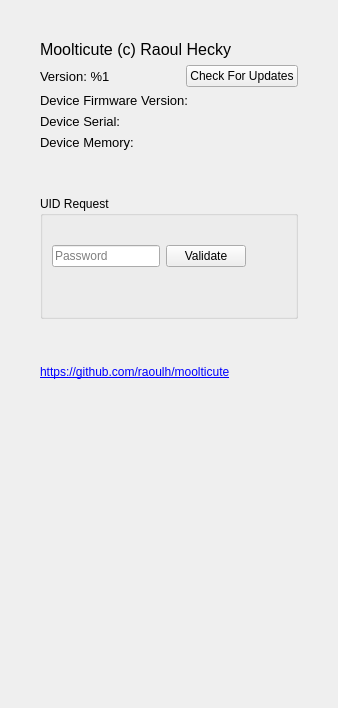
      <widget class="QWidget" name="pageAbout">
       <layout class="QVBoxLayout" name="verticalLayout_10">
        <property name="leftMargin">
         <number>40</number>
        </property>
        <property name="topMargin">
         <number>40</number>
        </property>
        <property name="rightMargin">
         <number>40</number>
        </property>
        <item>
         <widget class="QLabel" name="label_26">
          <property name="font">
           <font>
            <pointsize>12</pointsize>
           </font>
          </property>
          <property name="text">
           <string>Moolticute (c) Raoul Hecky</string>
          </property>
         </widget>
        </item>
        <item>
         <layout class="QHBoxLayout" name="horizontalLayout_6">
          <item>
           <widget class="QLabel" name="labelAboutVers">
            <property name="font">
             <font>
              <pointsize>10</pointsize>
             </font>
            </property>
            <property name="text">
             <string>Version: %1</string>
            </property>
           </widget>
          </item>
          <item>
           <spacer name="horizontalSpacer_2">
            <property name="orientation">
             <enum>Qt::Horizontal</enum>
            </property>
            <property name="sizeHint" stdset="0">
             <size>
              <width>40</width>
              <height>20</height>
             </size>
            </property>
           </spacer>
          </item>
          <item>
           <widget class="QPushButton" name="pushButtonCheckUpdate">
            <property name="text">
             <string>Check For Updates</string>
            </property>
           </widget>
          </item>
         </layout>
        </item>
        <item>
         <widget class="QWidget" name="deviceInfoWidget" native="true">
          <layout class="QVBoxLayout" name="verticalLayout_23">
           <property name="leftMargin">
            <number>0</number>
           </property>
           <property name="topMargin">
            <number>0</number>
           </property>
           <property name="rightMargin">
            <number>0</number>
           </property>
           <property name="bottomMargin">
            <number>0</number>
           </property>
           <item>
            <layout class="QHBoxLayout" name="horizontalLayout_13">
             <item>
              <widget class="QLabel" name="labelAboutFwVers">
               <property name="sizePolicy">
                <sizepolicy hsizetype="Fixed" vsizetype="Preferred">
                 <horstretch>0</horstretch>
                 <verstretch>0</verstretch>
                </sizepolicy>
               </property>
               <property name="font">
                <font>
                 <pointsize>10</pointsize>
                </font>
               </property>
               <property name="text">
                <string>Device Firmware Version:</string>
               </property>
              </widget>
             </item>
             <item>
              <widget class="QLabel" name="labelAboutFwVersValue">
               <property name="font">
                <font>
                 <pointsize>10</pointsize>
                </font>
               </property>
               <property name="text">
                <string/>
               </property>
              </widget>
             </item>
            </layout>
           </item>
           <item>
            <layout class="QHBoxLayout" name="horizontalLayout_15">
             <item>
              <widget class="QLabel" name="labelAbouHwSerial">
               <property name="sizePolicy">
                <sizepolicy hsizetype="Fixed" vsizetype="Preferred">
                 <horstretch>0</horstretch>
                 <verstretch>0</verstretch>
                </sizepolicy>
               </property>
               <property name="font">
                <font>
                 <pointsize>10</pointsize>
                </font>
               </property>
               <property name="text">
                <string>Device Serial:</string>
               </property>
              </widget>
             </item>
             <item>
              <widget class="QLabel" name="labelAbouHwSerialValue">
               <property name="font">
                <font>
                 <pointsize>10</pointsize>
                </font>
               </property>
               <property name="text">
                <string/>
               </property>
              </widget>
             </item>
            </layout>
           </item>
           <item>
            <layout class="QHBoxLayout" name="horizontalLayout_29">
             <item>
              <widget class="QLabel" name="labelAbouHwMemory">
               <property name="sizePolicy">
                <sizepolicy hsizetype="Fixed" vsizetype="Preferred">
                 <horstretch>0</horstretch>
                 <verstretch>0</verstretch>
                </sizepolicy>
               </property>
               <property name="font">
                <font>
                 <pointsize>10</pointsize>
                </font>
               </property>
               <property name="text">
                <string>Device Memory:</string>
               </property>
              </widget>
             </item>
             <item>
              <widget class="QLabel" name="labelAbouHwMemoryValue">
               <property name="font">
                <font>
                 <pointsize>10</pointsize>
                </font>
               </property>
               <property name="text">
                <string/>
               </property>
              </widget>
             </item>
            </layout>
           </item>
          </layout>
         </widget>
        </item>
        <item>
         <spacer name="verticalSpacer_15">
          <property name="orientation">
           <enum>Qt::Vertical</enum>
          </property>
          <property name="sizeType">
           <enum>QSizePolicy::MinimumExpanding</enum>
          </property>
          <property name="sizeHint" stdset="0">
           <size>
            <width>20</width>
            <height>40</height>
           </size>
          </property>
         </spacer>
        </item>
        <item>
         <widget class="QGroupBox" name="UIDRequestGB">
          <property name="title">
           <string>UID Request</string>
          </property>
          <layout class="QVBoxLayout" name="verticalLayout_20">
           <item>
            <widget class="QLabel" name="UIDRequestLabel">
             <property name="text">
              <string/>
             </property>
             <property name="textFormat">
              <enum>Qt::RichText</enum>
             </property>
             <property name="wordWrap">
              <bool>true</bool>
             </property>
             <property name="margin">
              <number>5</number>
             </property>
             <property name="openExternalLinks">
              <bool>true</bool>
             </property>
            </widget>
           </item>
           <item>
            <layout class="QHBoxLayout" name="horizontalLayout_14">
             <item>
              <widget class="QLineEdit" name="UIDRequestKeyInput">
               <property name="sizePolicy">
                <sizepolicy hsizetype="MinimumExpanding" vsizetype="Maximum">
                 <horstretch>0</horstretch>
                 <verstretch>0</verstretch>
                </sizepolicy>
               </property>
               <property name="maxLength">
                <number>32</number>
               </property>
               <property name="placeholderText">
                <string>Password</string>
               </property>
              </widget>
             </item>
             <item>
              <widget class="QPushButton" name="UIDRequestValidateBtn">
               <property name="text">
                <string>Validate</string>
               </property>
              </widget>
             </item>
             <item>
              <spacer name="horizontalSpacer_31">
               <property name="orientation">
                <enum>Qt::Horizontal</enum>
               </property>
               <property name="sizeHint" stdset="0">
                <size>
                 <width>40</width>
                 <height>20</height>
                </size>
               </property>
              </spacer>
             </item>
            </layout>
           </item>
           <item>
            <layout class="QHBoxLayout" name="horizontalLayout_28">
             <item>
              <widget class="QLabel" name="UIDRequestResultIcon">
               <property name="sizePolicy">
                <sizepolicy hsizetype="Fixed" vsizetype="Fixed">
                 <horstretch>0</horstretch>
                 <verstretch>0</verstretch>
                </sizepolicy>
               </property>
               <property name="minimumSize">
                <size>
                 <width>34</width>
                 <height>34</height>
                </size>
               </property>
               <property name="text">
                <string/>
               </property>
              </widget>
             </item>
             <item>
              <widget class="QLabel" name="UIDRequestResultLabel">
               <property name="enabled">
                <bool>true</bool>
               </property>
               <property name="sizePolicy">
                <sizepolicy hsizetype="Minimum" vsizetype="Minimum">
                 <horstretch>1</horstretch>
                 <verstretch>0</verstretch>
                </sizepolicy>
               </property>
               <property name="minimumSize">
                <size>
                 <width>0</width>
                 <height>34</height>
                </size>
               </property>
               <property name="text">
                <string/>
               </property>
              </widget>
             </item>
            </layout>
           </item>
          </layout>
         </widget>
        </item>
        <item>
         <spacer name="verticalSpacer_16">
          <property name="orientation">
           <enum>Qt::Vertical</enum>
          </property>
          <property name="sizeType">
           <enum>QSizePolicy::MinimumExpanding</enum>
          </property>
          <property name="sizeHint" stdset="0">
           <size>
            <width>20</width>
            <height>40</height>
           </size>
          </property>
         </spacer>
        </item>
        <item>
         <widget class="QLabel" name="label_28">
          <property name="text">
           <string>&lt;html&gt;&lt;head/&gt;&lt;body&gt;&lt;p&gt;&lt;a href=&quot;https://github.com/raoulh/moolticute&quot;&gt;&lt;span style=&quot; text-decoration: underline; color:#0000ff;&quot;&gt;https://github.com/raoulh/moolticute&lt;/span&gt;&lt;/a&gt;&lt;/p&gt;&lt;/body&gt;&lt;/html&gt;</string>
          </property>
         </widget>
        </item>
        <item>
         <spacer name="verticalSpacer_11">
          <property name="orientation">
           <enum>Qt::Vertical</enum>
          </property>
          <property name="sizeHint" stdset="0">
           <size>
            <width>20</width>
            <height>318</height>
           </size>
          </property>
         </spacer>
        </item>
       </layout>
      </widget>
